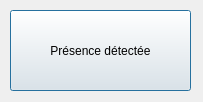
<?xml version="1.0" encoding="UTF-8"?>
<ui version="4.0">
 <class>Detecteur</class>
 <widget class="QDialog" name="Detecteur">
  <property name="geometry">
   <rect>
    <x>0</x>
    <y>0</y>
    <width>203</width>
    <height>102</height>
   </rect>
  </property>
  <property name="windowTitle">
   <string>Dialog</string>
  </property>
  <widget class="QPushButton" name="pushButtonIntrus">
   <property name="geometry">
    <rect>
     <x>10</x>
     <y>10</y>
     <width>181</width>
     <height>81</height>
    </rect>
   </property>
   <property name="text">
    <string>Présence détectée</string>
   </property>
  </widget>
 </widget>
 <resources/>
 <connections/>
</ui>
